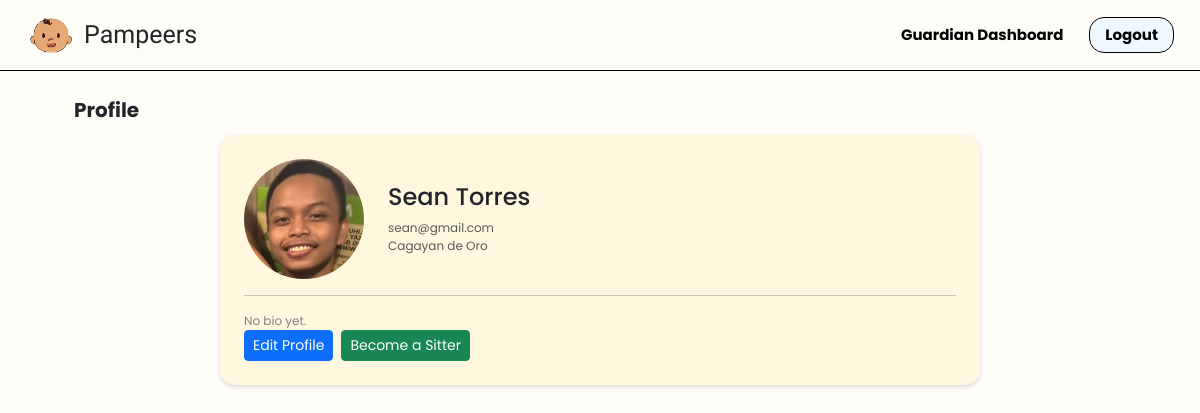
/public/profile.php?error=not_sitter (signed in), run on the app's committed database.
### tables this page shows
CREATE TABLE `users` (
  `id` int(11) NOT NULL,
  `uuid` char(36) NOT NULL,
  `firstName` varchar(100) NOT NULL,
  `middleName` varchar(100) DEFAULT NULL,
  `lastName` varchar(100) NOT NULL,
  `suffix` varchar(10) DEFAULT NULL,
  `birthDate` date NOT NULL,
  `sex` enum('male','female','other') NOT NULL,
  `role` enum('guardian','sitter','admin') NOT NULL DEFAULT 'guardian',
  `contactNumber` varchar(20) NOT NULL,
  `emailAddress` varchar(150) NOT NULL,
  `username` varchar(100) NOT NULL,
  `password` varchar(255) NOT NULL,
  `streetAddress` varchar(255) NOT NULL,
  `barangay` varchar(255) NOT NULL,
  `cityMunicipality` varchar(255) NOT NULL,
  `province` varchar(255) NOT NULL,
  `country` varchar(255) NOT NULL,
  `zipCode` char(10) NOT NULL,
  `dateCreated` timestamp NOT NULL DEFAULT current_timestamp(),
  `profilePic` varchar(255) NOT NULL DEFAULT 'default.jpg',
  `isActive` tinyint(1) NOT NULL DEFAULT 1,
  `deactivatedAt` datetime DEFAULT NULL
);

### public/profile.php (the view, shortened to what this page needs)
<?php
require_once __DIR__ . '/../app/config/config.php';
$userId = $_SESSION['user_id'] ?? null;
$stmt = $conn->prepare("SELECT * FROM users WHERE id = ? LIMIT 1");
$stmt->bind_param("i", $userId);
$stmt->execute();
$user = $stmt->get_result()->fetch_assoc() ?? [];
$sitterData = getSitter($conn, $userId);
$isSitter = !empty($sitterData);
$verificationStatus = $sitterData['verificationStatus'] ?? null;
$fullName = trim(($user['firstName'] ?? '') . ' ' . ($user['lastName'] ?? ''));
$email = $user['emailAddress'] ?? '';
$location = $user['cityMunicipality'] ?? 'Cagayan de Oro';
$bio = $user['bio'] ?? '';
$profilePic = $user['profilePic'] ?? 'default.jpg';
?>
<!DOCTYPE html>
<html lang="en">
<head>
    <link href="https://cdnjs.cloudflare.com/ajax/libs/font-awesome/6.5.1/css/all.min.css" rel="stylesheet">
    <link href="https://cdn.jsdelivr.net/npm/bootstrap@5.3.3/dist/css/bootstrap.min.css" rel="stylesheet">
    <link rel="stylesheet" href="/Pampeers/public/css/dashboard.css">
</head>
<body>
<header class="sticky-top custom-header">
    <div class="nav-container d-flex align-items-center justify-content-between px-3">
        <div class="d-flex align-items-center gap-2">
            <img src="/Pampeers/app/uploads/pampeerlogo.png" class="logo-img">
            <p class="brand m-0">Pampeers</p>
        </div>
        <div class="right-side-p d-flex align-items-center gap-3">
            <a href="/Pampeers/public/guardian/guardianDashboard.php" class="signup-btn">
                Guardian Dashboard
            </a>
            <a href="/Pampeers/app/controllers/auth/logout.php" class="login-btn">
                Logout
            </a>
        </div>
    </div>
</header>
<main class="container-fluid mt-4 px-4">
    <div class="section-title">Profile</div>
    <div class="row justify-content-center">
        <div class="col-lg-8">
            <div class="small-card p-4">
                <div class="d-flex align-items-center gap-4">
                    <img src="/Pampeers/app/uploads/profiles/<?= htmlspecialchars($profilePic) ?>"
                         style="width:120px;height:120px;border-radius:50%;object-fit:cover;">
                    <div>
                        <h4><?= htmlspecialchars($fullName) ?></h4>
                        <p class="text-muted m-0"><?= htmlspecialchars($email) ?></p>
                        <p class="text-muted m-0"><?= htmlspecialchars($location) ?></p>
                    </div>
                </div>
                <hr>
                <p><?= $bio ?: 'No bio yet.' ?></p>
                <div class="d-flex gap-2">
                    <a href="/Pampeers/public/editProfile.php"
                       class="btn btn-primary btn-sm">
                        Edit Profile
                    </a>
                    <?php if ($isSitter): ?>
                        <a href="/Pampeers/public/editSitterProfile.php"
                           class="btn btn-warning btn-sm">
                            Edit Sitter Profile
                        </a>
                        <?php if ($verificationStatus === 'pending'): ?>
                            <span class="btn btn-secondary btn-sm disabled">
                                Pending Verification
                            </span>
                        <?php endif; ?>
                    <?php else: ?>
                        <a href="/Pampeers/app/controllers/user/becomeSitter.php"
                           class="btn btn-success btn-sm">
                            Become a Sitter
                        </a>
                    <?php endif; ?>
                </div>
            </div>
        </div>
    </div>
</main>
</body>
</html>

### public/css/dashboard.css (style rules this page uses)
body { background: #FFFDF7; font-family: 'Poppins', sans-serif; margin: 0; }
.custom-header { background: #FFFDF7; border-bottom: 1px solid #000; padding: 10px; }
.logo-img { width: 50px; height: 50px; }
.brand { font-size: 25px; font-family: 'Ribeye', cursive; margin: 0; }
.signup-btn { font-size: 15px; font-weight: bold; color: black; background-color: transparent; text-decoration: none; padding: 6px 10px; border: 0px; border-radius: 20px; transition: 0.2s ease; }
.login-btn { font-size: 15px; font-weight: bold; color: black; background-color: #F0F8FF; text-decoration: none; padding: 6px 15px; border: 1px solid black; border-radius: 15px; transition: 0.2s ease; }
.section-title { font-size: 20px; font-weight: bold; margin: 20px 0 10px 50px; }
.small-card { position: relative; background: #FFF8DE; border-radius: 15px; padding: 12px; box-shadow: 0 2px 5px rgba(0,0,0,0.15); display: flex; flex-direction: column; transition: transform 0.2s ease; }
.small-card p { font-size: 12px; color: grey; margin: 0; }

### data on the page
users: profilePic (placeholder picture), fullName "Sean Torres", emailAddress "sean@gmail.com", cityMunicipality "Cagayan de Oro"

### other printed values
$bio ?: 'No bio yet.' "No bio yet."
